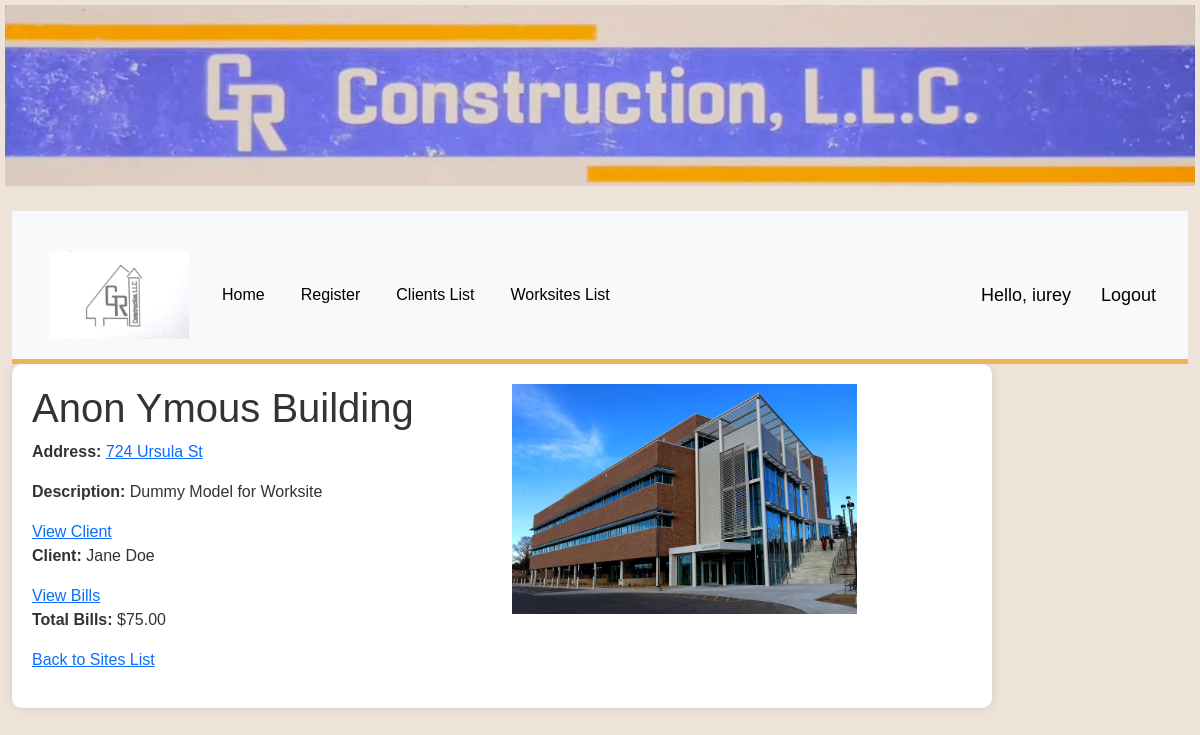
Page /worksites/1/ (signed in) on the earlier database version.
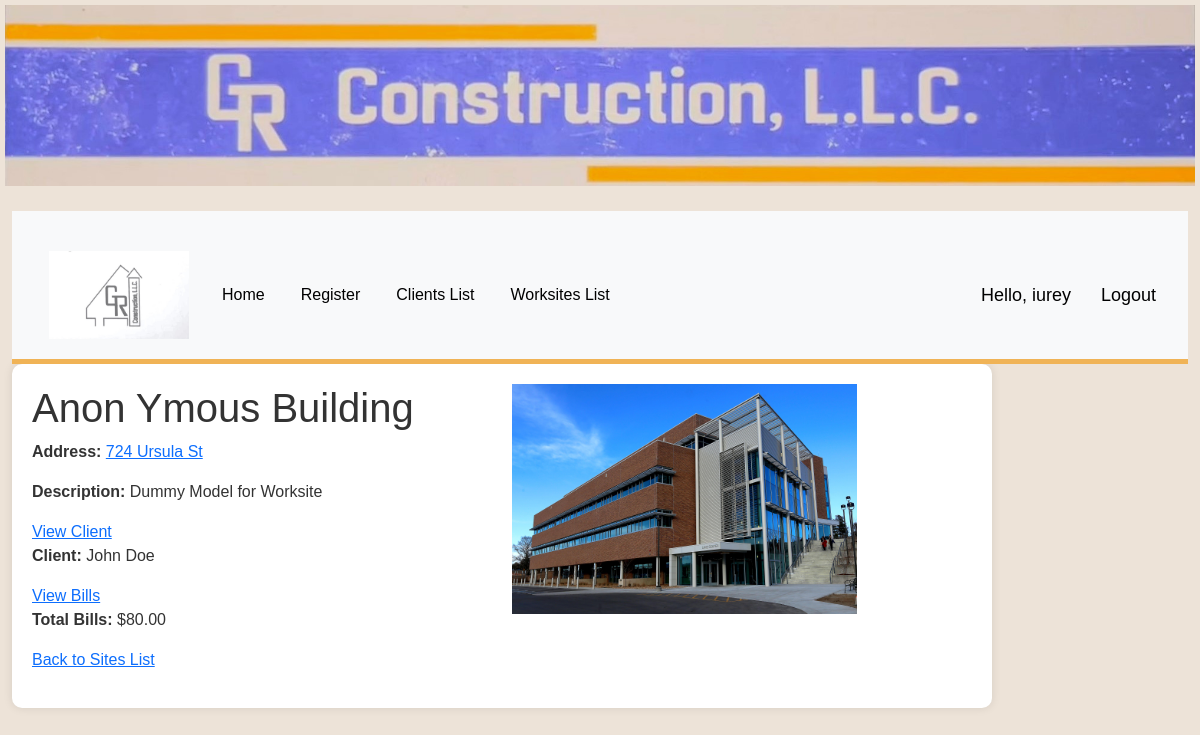
Same page on the later database version.
### gr_construction_web/models.py (models this page shows, shortened)
class WorkSite(models.Model):
    title = models.CharField(max_length=200)
    address = models.CharField(max_length=200)
    description = models.TextField(blank=True)
    client = models.ForeignKey('Client', on_delete=models.SET_NULL, null=True, blank=True)
    finished_image = models.ImageField(upload_to='worksites/finished', blank=True, null=True)
    def google_maps_url(self):
        return f"https://www.google.com/maps/search/?api=1&query={self.address}"
    @property
    def total_bills(self):
        return sum(bill.amount for bill in self.bills.all())

class Client(models.Model):
    STATUS = (
        ('Active', 'First-Time Customer'),
        ('Active', 'Returning Customer'),
        ('Finished', 'Business Finished'),
        ('Finished', 'Business Pulled')
    )
    name = models.CharField(max_length=200)
    status = models.CharField(max_length=20, choices=STATUS, blank=False)
    email = models.EmailField()
    phone_number = models.CharField(max_length=20)
    description = models.TextField(blank=True)
    def __str__(self):
        return self.name

class Bill(models.Model):
    title = models.CharField(max_length=200)
    amount = models.DecimalField(max_digits=10, decimal_places=2)
    worksite = models.ForeignKey(WorkSite, on_delete=models.CASCADE, related_name='bills', null=True)
    date = models.DateField(_("Date"), default=date.today)

### gr_construction_web/views.py (the view)
# urls.py: path('worksites/<int:pk>/', views.worksite_detail, name='worksite-detail'),
@login_required(login_url='login')
def worksite_detail(request, pk):
    worksite = get_object_or_404(WorkSite, pk=pk)
    return render(request, 'gr_construction_web/worksite_detail.html', {'worksite': worksite})

### gr_construction_web/templates/gr_construction_web/worksite_detail.html (shortened to what this page needs)
{% extends "gr_construction_web/base_template.html" %}
{% block content %}
<!DOCTYPE html>
<html lang="en">
<head>
</head>
<body>
    <div class="worksite-detail-container">
        <div class="worksite-detail-info">
            <h1>{{ worksite.title }}</h1>
            <p><strong>Address:</strong> <a href="{{ worksite.google_maps_url }}">{{ worksite.address }}</a></p>
            <p><strong>Description:</strong> {{ worksite.description }}</p>
            <a href="{% url 'client-detail' worksite.client.id %}">View Client</a>
            <p><strong>Client:</strong> {{ worksite.client }}</p>
            <a href="{% url 'bill-list' worksite.id %}">View Bills</a>
            <p><strong>Total Bills:</strong> ${{ worksite.total_bills }}</p>
            <p><a href="{% url 'worksite-list' %}">Back to Sites List</a></p>
        </div>
        <div class="worksite-detail-image">
            {% if worksite.finished_image %}
                <img src="{{ worksite.finished_image.url }}" alt="Finished Image">
            {% endif %}
        </div>
    </div>
</body>
</html>
{% endblock %}

Differences in the rows shown:
changed WorkSite "Anon Ymous Building": client "Jane Doe" → "John Doe"; total_bills "75.00" → "80.00"
